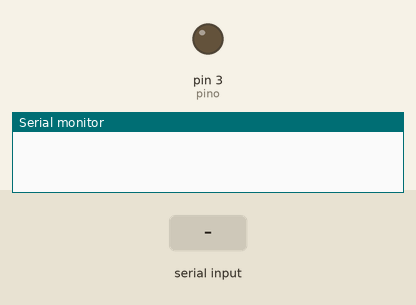
Simulated run of this sketch. Board: Arduino Uno, built with avr-gcc and run on an emulated ATmega328P. Shown: output pins drawn as LEDs (lit = HIGH), the last lines printed to the serial monitor. The inputs (shaded band) are chosen by the test bench.

Above: at 1.2 s.
1.3 s: "Ligar\n" received over Serial
At 2.4 s:
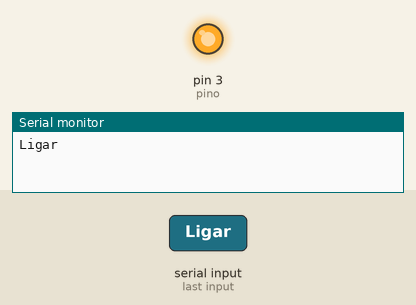
2.8 s: "Desligar\n" received over Serial
At 3.6 s:
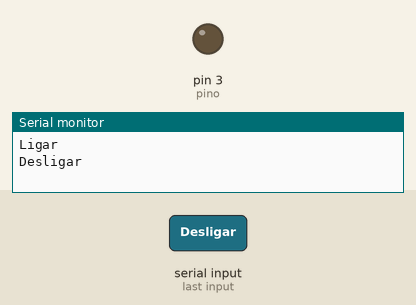
Timing chart, 0 to 5.8 s (numbered marks = the images above; inputs shaded):
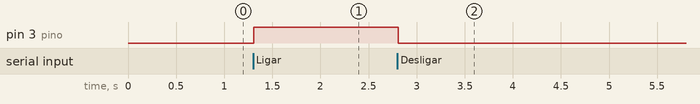

The sketch:

sketch_feb5a.ino
```cpp
int pino = 3;
String valor;
int tamanho;

void setup() {
  // put your setup code here, to run once:
  Serial.begin(9600);
  Serial.setTimeout(100);

  pinMode(pino, OUTPUT);
}

void loop() {
  // put your main code here, to run repeatedly:
  if (Serial.available() > 0){

    valor = Serial.readStringUntil('\n');

  Serial.println(valor);
  if (valor == "Ligar"){
    digitalWrite(pino, HIGH);
  }
  if (valor == "Desligar"){
    digitalWrite(pino, LOW);
  }
}
  }
```

Measured:
- after the input at 1.3 s, pin 3 (pino): LOW → HIGH at once
- after the input at 2.8 s, pin 3 (pino): HIGH → LOW at once
